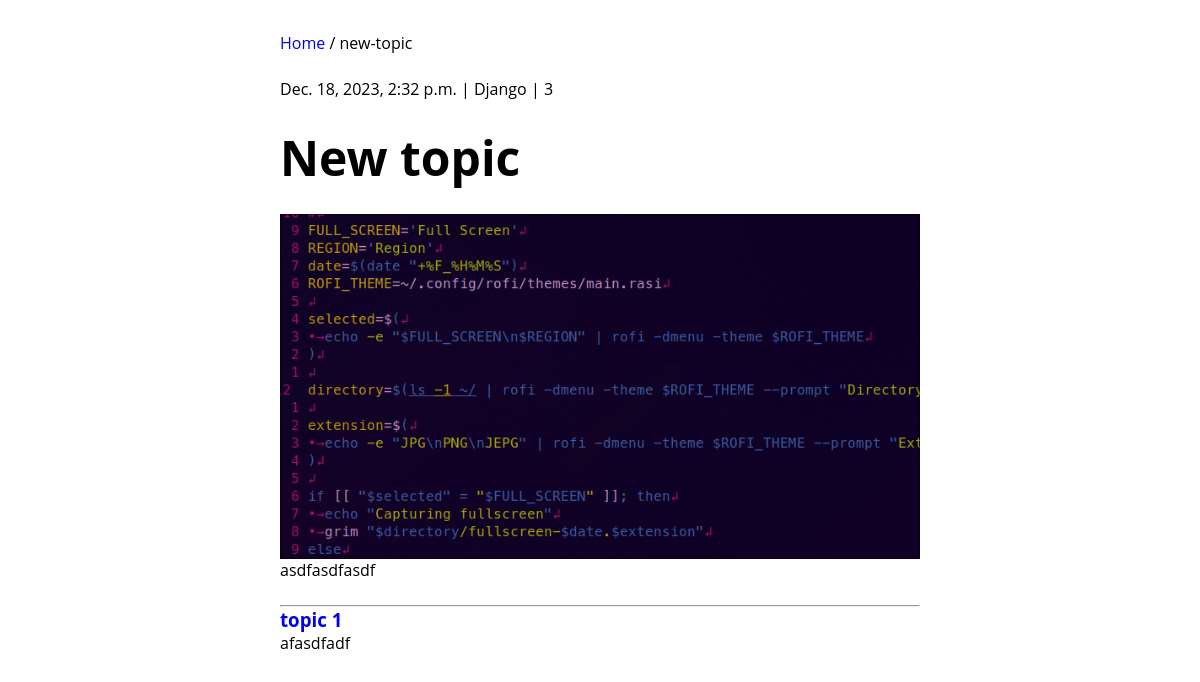
The page /article/details/new-topic/ on the database as committed earlier.
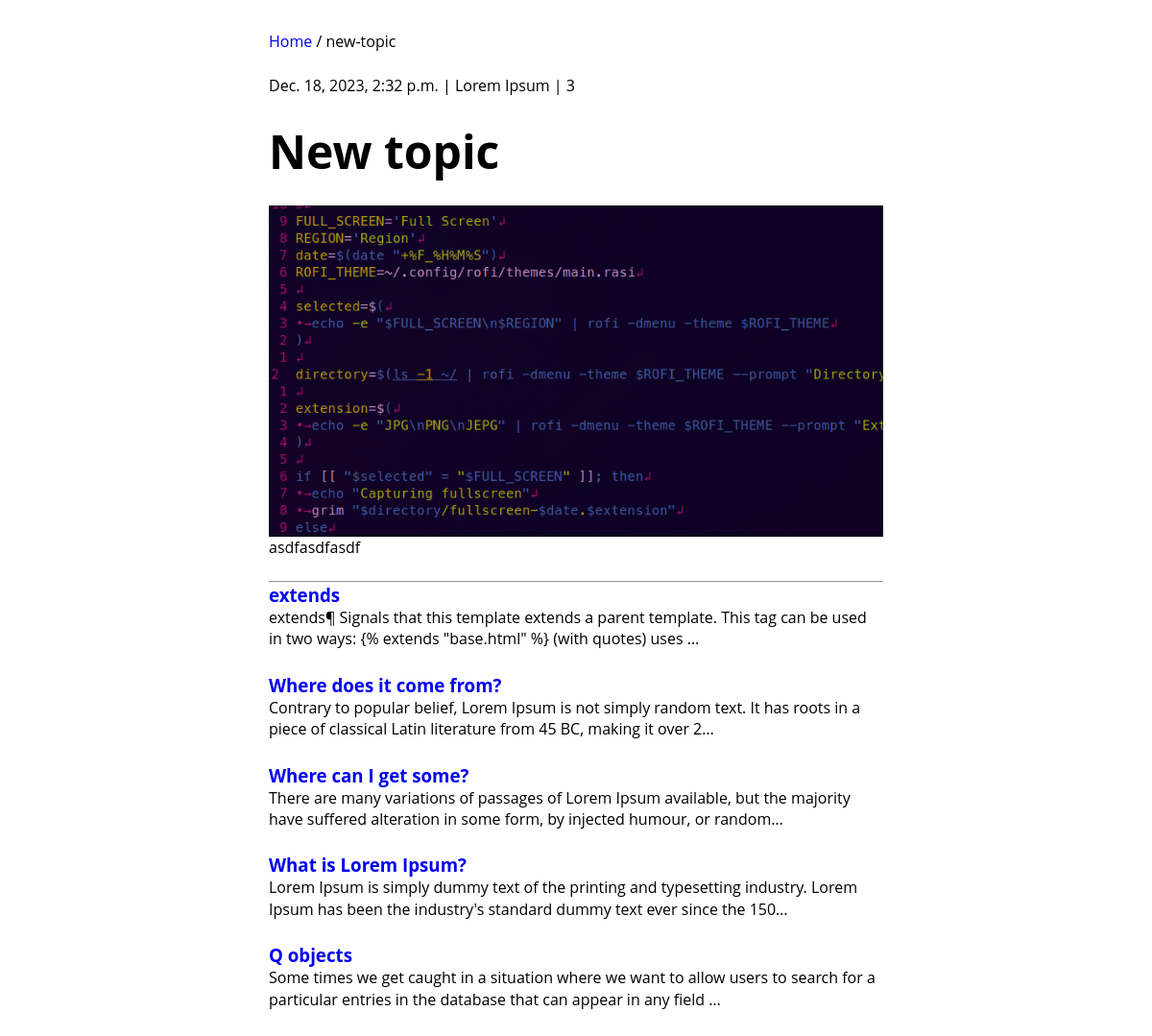
The same page on the database as committed later.
### blog/models.py (models this page shows, shortened)
class Article(models.Model):
    author = models.ForeignKey(to=User, on_delete=models.CASCADE, blank=True)
    category = models.ForeignKey(to=Category, on_delete=models.CASCADE)
    topic = models.CharField(max_length=255, unique=True)
    body = models.TextField()
    posted = models.BooleanField(default=False)
    thumbnail = models.ImageField(
        upload_to="thumbnails/",
        null=True,
        blank=True,
        validators=[
            FileExtensionValidator(allowed_extensions=["png", "jpg", "jpeg"]),
        ],
    )
    slug = AutoSlugField(
        populate_from="topic",
        blank=True,
        null=True,
        unique=True,
        always_update=True,
        default=None,
        unique_with=["author__username"],
    )
    created_on = models.DateTimeField(null=True, blank=True)
    updated_on = models.DateTimeField(null=True, blank=True)
    views = models.IntegerField(default=0)
    def thumbnail_url(self):
        if self.thumbnail:
            return self.thumbnail.url
        else:
            url = "#"
            return url
    def save(self, *args, **kwargs):
        if self.created_on is None and self.posted:
            self.created_on = timezone.now()
        if self.created_on:
            self.updated_on = timezone.now()
        if not self.pk and self.category is not None:
            self.category.total_post += 1
            self.category.save()
        return super().save(*args, **kwargs)
    def get_absolute_url(self):
        return reverse("blog:article_details", kwargs={"slug": self.slug})

class Category(models.Model):
    name = models.CharField(max_length=100, unique=True)
    total_post = models.IntegerField(verbose_name="total posts", default=0)
    def __str__(self):
        return self.name

### blog/views.py (the view)
def article_details(request, slug):
    article = get_article(slug)
    id_ = article.pk
    instance_id = request.session.get(f"instance_{id_}", 0)
    if instance_id != article.pk:
        article.views += 1
        article.save()
        request.session[f"instance_{id_}"] = article.pk
    related_articles = Article.objects.all().exclude(slug=slug)[:6]
    context = {"article": article, "related_articles": related_articles}
    return render(request, "blog/article_details.html", context=context)

### blog/views.py (called while the page is built)
def get_article(slug):
    return Article.objects.get(slug=slug)

### blog/templates/blog/article_details.html
{% extends 'base.html' %} {% block content %}
<p><a href="{% url 'blog:home' %}">Home</a> / {{article.slug}}</p>
<p>
  <span>{{article.updated_on}}</span> | <span>{{article.category}}</span> |
  <span>{{article.views}}</span>
</p>
<h1>{{article.topic}}</h1>
<img src="{{article.thumbnail_url}}" alt="" />
<p>{{article.body}}</p>
<hr />
{% for ra in related_articles %}
<h3><a href="{{ra.get_absolute_url}}">{{ra.topic}}</a></h3>
<p>{{ra.body|truncatechars:150}}</p>
{% endfor %} {% endblock %}

Rows that differ between the two databases and show on the page:
changed through a linked row, Article "New topic": category "Django" → "Lorem Ipsum"
changed Article: topic "topic 1" → "extends"; body "afasdfadf" → "extends¶ Signals that this template extends a parent template. This tag can be used in two ways: {% extends \"base.html\" %} (with quotes) uses …"
added Article: topic "Where does it come from?", body "Contrary to popular belief, Lorem Ipsum is not simply random text. It has roots in a piece of classical Latin literature from 45 BC, making it over 2…"
added Article: topic "Where can I get some?", body "There are many variations of passages of Lorem Ipsum available, but the majority have suffered alteration in some form, by injected humour, or random…"
added Article: topic "What is Lorem Ipsum?", body "Lorem Ipsum is simply dummy text of the printing and typesetting industry. Lorem Ipsum has been the industry's standard dummy text ever since the 150…"
added Article: topic "Q objects", body "Some times we get caught in a situation where we want to allow users to search for a particular entries in the database that can appear in any field …"
